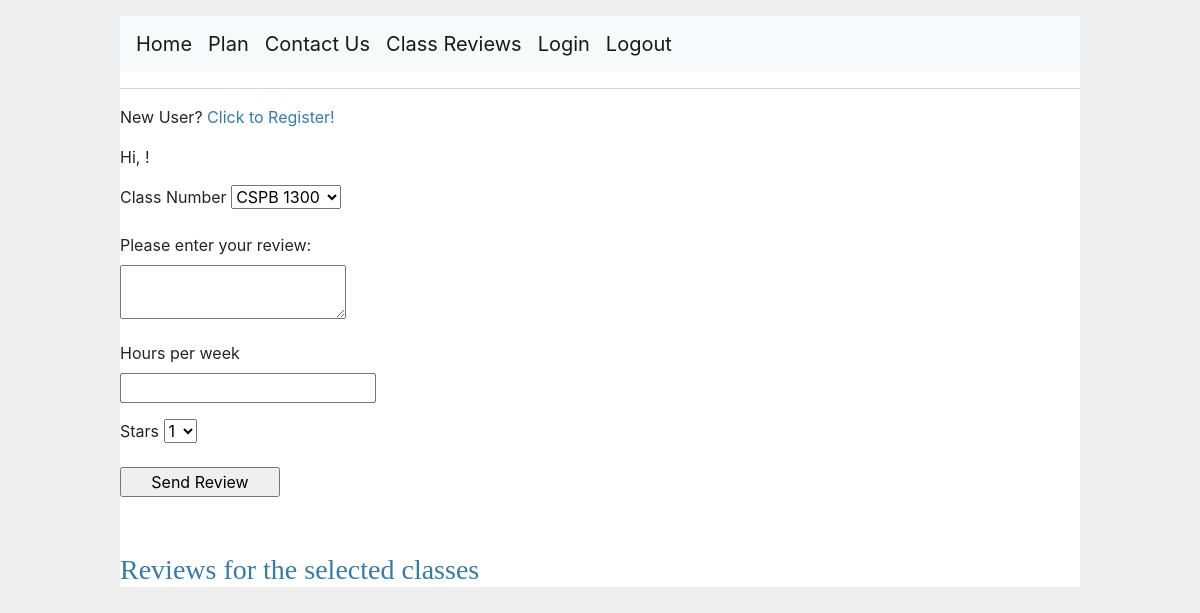
The app's page /reviews, older data.
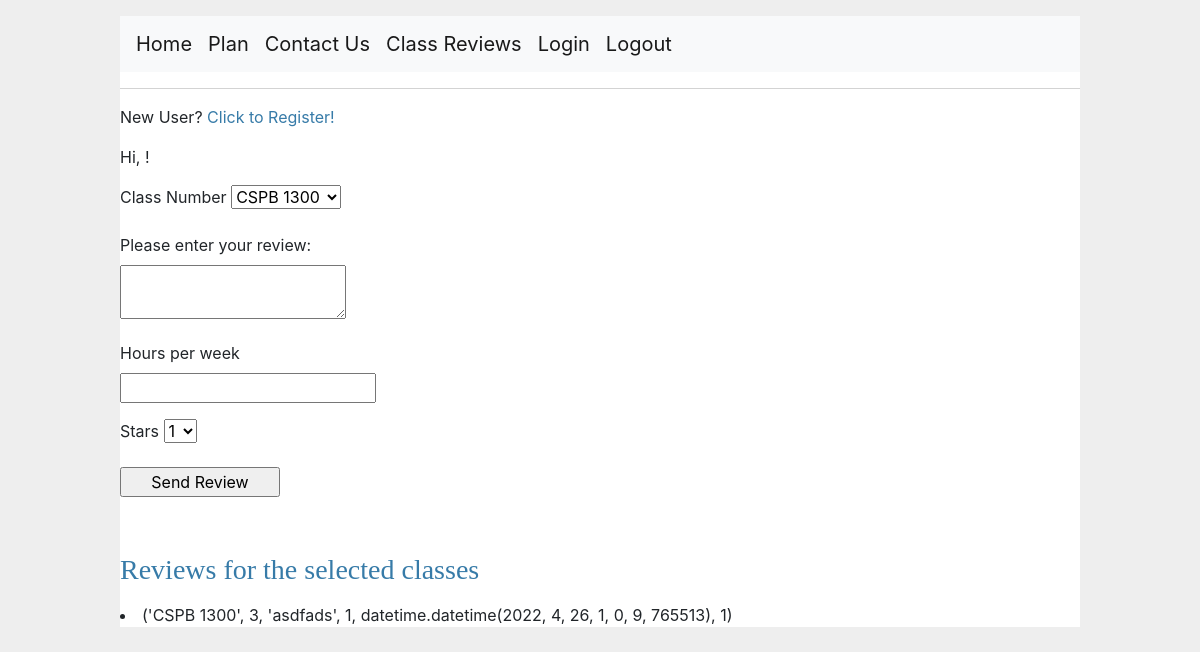
The same page, newer data.
### app/models.py (models this page shows, shortened)
class Review(db.Model):
    id = db.Column(db.Integer, primary_key=True)
    classname = db.Column(db.String(40))
    hoursperweek = db.Column(db.Integer)
    review = db.Column(db.String(200))
    stars = db.Column(db.Integer)
    timestamp = db.Column(db.DateTime, index=True, default=datetime.utcnow)
    user_id = db.Column(db.Integer, db.ForeignKey('user.id'))

### app/routes.py (the view)
@app.route('/reviews', methods=['GET', 'POST'])
def reviews():
    user_id = -1
    if current_user.is_authenticated:
        user = current_user.username
        user_object = User.query.filter_by(username=user).first()
        user_id = user_object.return_id()
    form = ReviewForm()
    reviews_all = Review.query.all()
    reviews_list = []
    for review in reviews_all:
        reviews_list.append((review.classname, review.hoursperweek, review.review, review.stars, review.timestamp, review.user_id))
    if form.validate_on_submit():
        ts = datetime.datetime.utcnow()
        review = Review(classname=form.classname.data, hoursperweek=form.hoursPerWeek.data, review=form.review.data, stars=form.stars.data, timestamp=ts, user_id=user_id)
        db.session.add(review)
        db.session.commit()
        return redirect(url_for('reviews'))
    else:
        return render_template('reviews.html', reviews=reviews_list, form=form)

### app/forms.py
class ReviewForm(FlaskForm):
    classname = SelectField(
        'Class Number',
        [DataRequired()],
        choices=[
            ('CSPB 1300', 'CSPB 1300'),
            ('CSPB 2824', 'CSPB 2824'),
            ('CSPB 2270', 'CSPB 2270'),
            ('CSPB 3104', 'CSPB 3104'),
            ('CSPB 2400', 'CSPB 2400'),
            ('CSPB 3308', 'CSPB 3308'),
            ('CSPB 3155', 'CSPB 3155'),
            ('CSPB 3702', 'CSPB 3702'),
            ('CSPB 3022', "CSPB 3022"),
            ('CSPB 4122', "CSPB 4122"),
            ('CSPB 4502', "CSPB 4502"),
            ('CSPB 2820', "CSPB 2820"),
            ('CSPB 3403', "CSPB 3403")
        ]
    )
    review = TextAreaField('Please enter your review:', validators=[DataRequired()])
    hoursPerWeek = IntegerField('Hours per week', validators=[DataRequired(), NumberRange(min=0, message='Must enter a number greater than 0')])
    stars = SelectField(choices=[('1', '1'), ('2', '2'), ('3', '3'), ('4', '4')])
    submit = SubmitField('Send Review')

### app/templates/reviews.html (shortened to what this page needs)
{% extends "base.html" %}
{% block body %}
    <form action="" method="post">
        <p>
            {{ form.classname.label }}
            {{ form.classname }}
        </p>
        <p>
            {{ form.review.label }}<br>
            {{ form.review(size=32) }}<br>
        </p>
        <p>
            {{ form.hoursPerWeek.label }}<br>
            {{ form.hoursPerWeek(size=32) }}<br>
        </p>
        <p>
            {{ form.stars.label }}
            {{ form.stars }}
        </p>
        <p>{{ form.submit() }}</p>
    </form>
    <br>
    <h3>Reviews for the selected classes</h3>
    {% for key in reviews %}
    <li>{{ key }}
    {% endfor %}
{% endblock %}

### app/templates/base.html (shortened to what this page needs)
<!doctype html>
<html lang="en">
  <head>
    <link rel="stylesheet" href="https://cdn.jsdelivr.net/npm/bootstrap@4.0.0/dist/css/bootstrap.min.css">
    <link rel="stylesheet" href="{{ url_for('static', filename='style.css') }}">
  </head>
  <body>
    <nav class="navbar navbar-expand-lg navbar-light bg-light">
      <a class="navbar-brand" href="{{ url_for('index') }}">Home</a>
      <a class="navbar-brand" href="{{ url_for('plan') }}">Plan</a>
      <a class="navbar-brand" href="{{ url_for('contact') }}">Contact Us</a>
      <a class="navbar-brand" href="{{ url_for('reviews') }}">Class Reviews</a>
      <a class="navbar-brand" href="{{ url_for('login') }}">Login</a>
      <a class="navbar-brand" href="{{ url_for('logout') }}">Logout</a>
    </nav>
    <hr>
      <p>New User? <a href="{{ url_for('register') }}">Click to Register!</a></p>
      <p>Hi, {{ current_user.username }}!</p>
    {% block body %}{% endblock %}
  </body>
</html>

### app/static/style.css (style rules this page uses)
html { font-family: sans-serif; background: #eee; padding: 1rem; }
body { max-width: 960px; margin: 0 auto; background: white; }
h1, h2, h3, h4, h5, h6 { font-family: serif; color: #377ba8; margin: 1rem 0; }
a { color: #377ba8; }
hr { border: none; border-top: 1px solid lightgray; }
nav { background: lightgray; display: flex; align-items: center; padding: 0 0.5rem; }
input[type=submit] { align-self: start; min-width: 10em; }

Row changes from the older to the newer data that the page shows:
added Review: key "('CSPB 1300', 3, 'asdfads', 1, datetime.datetime(2022, 4, 26, 1, 0, 9, 765513), 1)"
